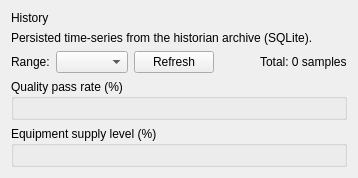
<?xml version="1.0" encoding="UTF-8"?>
<ui version="4.0">
 <class>QtHistoryPage</class>
 <widget class="QWidget" name="QtHistoryPage">
  <layout class="QVBoxLayout" name="rootLayout">
   <item>
    <widget class="QLabel" name="headerLabel">
     <property name="text">
      <string>History</string>
     </property>
    </widget>
   </item>
   <item>
    <widget class="QLabel" name="noteLabel">
     <property name="text">
      <string>Persisted time-series from the historian archive (SQLite).</string>
     </property>
    </widget>
   </item>
   <item>
    <layout class="QHBoxLayout" name="controlRow">
     <item>
      <widget class="QLabel" name="rangeLabel">
       <property name="text">
        <string>Range:</string>
       </property>
      </widget>
     </item>
     <item>
      <widget class="QComboBox" name="rangeCombo"/>
     </item>
     <item>
      <widget class="QPushButton" name="refreshButton">
       <property name="text">
        <string>Refresh</string>
       </property>
      </widget>
     </item>
     <item>
      <spacer name="controlSpacer">
       <property name="orientation">
        <enum>Qt::Horizontal</enum>
       </property>
       <property name="sizeHint" stdset="0">
        <size>
         <width>40</width>
         <height>0</height>
        </size>
       </property>
      </spacer>
     </item>
     <item>
      <widget class="QLabel" name="footerLabel">
       <property name="text">
        <string>Total: 0 samples</string>
       </property>
      </widget>
     </item>
    </layout>
   </item>
   <item>
    <widget class="QGroupBox" name="qualityBox">
     <property name="title">
      <string>Quality pass rate (%)</string>
     </property>
     <layout class="QVBoxLayout" name="qualityChartLayout"/>
    </widget>
   </item>
   <item>
    <widget class="QGroupBox" name="supplyBox">
     <property name="title">
      <string>Equipment supply level (%)</string>
     </property>
     <layout class="QVBoxLayout" name="supplyChartLayout"/>
    </widget>
   </item>
  </layout>
 </widget>
 <resources/>
 <connections/>
</ui>
